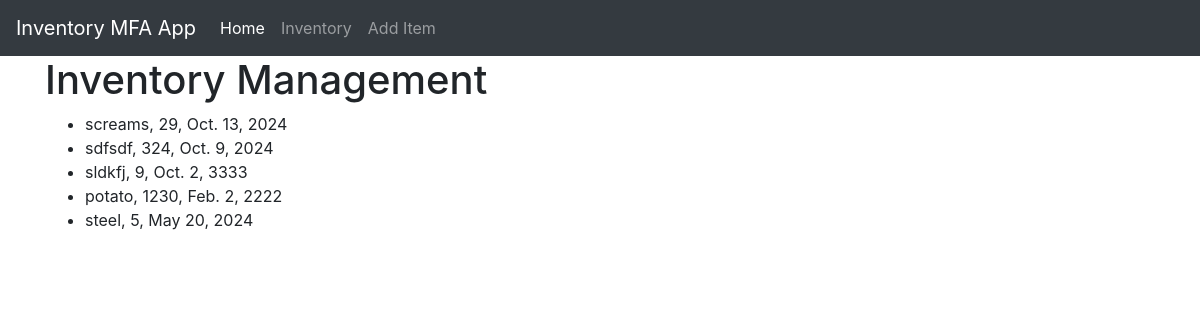
/InventoryManager/ (signed in), run on the app's committed database.
### myapp/models.py (models this page shows)
class InventoryItem(models.Model):
    title = models.CharField(max_length = 200)
    amount = models.PositiveBigIntegerField()
    date = models.DateField()

### myapp/views.py (the view)
# urls.py: path("InventoryManager/", views.InventoryItems, name = "InventoryItem"),
def InventoryItems(request):
    items = InventoryItem.objects.all()
    return render(request, "InventoryItem.html", {"InventoryItems":items})

### myapp/templates/InventoryItem.html
{% extends "base.html" %} {% block content %}
<h1>Inventory Management</h1>
<ul>
    {% for InventoryItem in InventoryItems %}
    <li>
        {{InventoryItem.title}}, {{InventoryItem.amount}}, {{InventoryItem.date}}
    </li>
    {% endfor %}
</ul>
{% endblock %}

### data on the page
InventoryItem: title "screams", amount "29", date "Oct. 13, 2024"
InventoryItem: title "sdfsdf", amount "324", date "Oct. 9, 2024"
InventoryItem: title "sldkfj", amount "9", date "Oct. 2, 3333"
InventoryItem: title "potato", amount "1230", date "Feb. 2, 2222"
InventoryItem: title "steel", amount "5", date "May 20, 2024"
